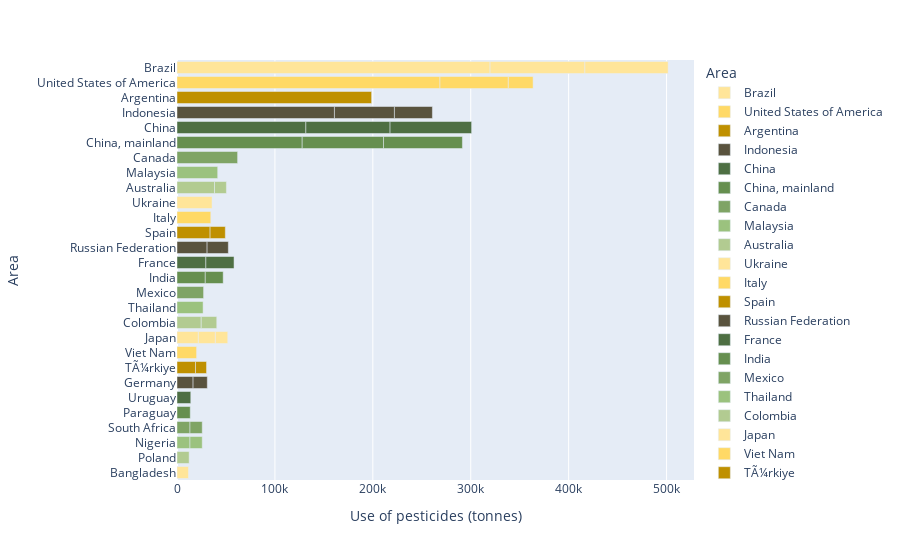

The notebook cell saved with this chart:
### Code cell
fig = px.bar(
    top50,
    y='Area',
    x='agricultural_use_tonnes',
    color='Area',  
    color_discrete_sequence=agro_r, 
    labels={'agricultural_use_tonnes': 'Use of pesticides (tonnes)', 'pesticides_type': 'Pesticide type'}
)

fig.show()

### Figure 1 — Plotly figure (JSON) as saved in the notebook; plotly's stock layout.template omitted (floating-point values rounded to 4 significant figures)
{"data": [{"alignmentgroup": "True", "hovertemplate": "Area=%{y}<br>Use of pesticides (tonnes)=%{x}<extra></extra>", "legendgroup": "Brazil", "marker": {"color": "#ffe599", "pattern": {"shape": ""}}, "name": "Brazil", "offsetgroup": "Brazil", "orientation": "h", "showlegend": true, "textposition": "auto", "type": "bar", "x": [319700.0, 96840.0, 85050.0], "xaxis": "x", "y": ["Brazil", "Brazil", "Brazil"], "yaxis": "y"}, {"alignmentgroup": "True", "hovertemplate": "Area=%{y}<br>Use of pesticides (tonnes)=%{x}<extra></extra>", "legendgroup": "United States of America", "marker": {"color": "#ffd966", "pattern": {"shape": ""}}, "name": "United States of America", "offsetgroup": "United States of America", "orientation": "h", "showlegend": true, "textposition": "auto", "type": "bar", "x": [268600.0, 69790.0, 25330.0], "xaxis": "x", "y": ["United States of America", "United States of America", "United States of America"], "yaxis": "y"}, {"alignmentgroup": "True", "hovertemplate": "Area=%{y}<br>Use of pesticides (tonnes)=%{x}<extra></extra>", "legendgroup": "Argentina", "marker": {"color": "#bf9000", "pattern": {"shape": ""}}, "name": "Argentina", "offsetgroup": "Argentina", "orientation": "h", "showlegend": true, "textposition": "auto", "type": "bar", "x": [198800.0], "xaxis": "x", "y": ["Argentina"], "yaxis": "y"}, {"alignmentgroup": "True", "hovertemplate": "Area=%{y}<br>Use of pesticides (tonnes)=%{x}<extra></extra>", "legendgroup": "Indonesia", "marker": {"color": "#59533e", "pattern": {"shape": ""}}, "name": "Indonesia", "offsetgroup": "Indonesia", "orientation": "h", "showlegend": true, "textposition": "auto", "type": "bar", "x": [160800.0, 61270.0, 38770.0], "xaxis": "x", "y": ["Indonesia", "Indonesia", "Indonesia"], "yaxis": "y"}, {"alignmentgroup": "True", "hovertemplate": "Area=%{y}<br>Use of pesticides (tonnes)=%{x}<extra></extra>", "legendgroup": "China", "marker": {"color": "#4e6f43", "pattern": {"shape": ""}}, "name": "China", "offsetgroup": "China", "orientation": "h", "showlegend": true, "textposition": "auto", "type": "bar", "x": [131600.0, 86000.0, 83300.0], "xaxis": "x", "y": ["China", "China", "China"], "yaxis": "y"}, {"alignmentgroup": "True", "hovertemplate": "Area=%{y}<br>Use of pesticides (tonnes)=%{x}<extra></extra>", "legendgroup": "China, mainland", "marker": {"color": "#668f4f", "pattern": {"shape": ""}}, "name": "China, mainland", "offsetgroup": "China, mainland", "orientation": "h", "showlegend": true, "textposition": "auto", "type": "bar", "x": [127900.0, 83050.0, 80580.0], "xaxis": "x", "y": ["China, mainland", "China, mainland", "China, mainland"], "yaxis": "y"}, {"alignmentgroup": "True", "hovertemplate": "Area=%{y}<br>Use of pesticides (tonnes)=%{x}<extra></extra>", "legendgroup": "Canada", "marker": {"color": "#7fa465", "pattern": {"shape": ""}}, "name": "Canada", "offsetgroup": "Canada", "orientation": "h", "showlegend": true, "textposition": "auto", "type": "bar", "x": [61910.0], "xaxis": "x", "y": ["Canada"], "yaxis": "y"}, {"alignmentgroup": "True", "hovertemplate": "Area=%{y}<br>Use of pesticides (tonnes)=%{x}<extra></extra>", "legendgroup": "Malaysia", "marker": {"color": "#9bc27e", "pattern": {"shape": ""}}, "name": "Malaysia", "offsetgroup": "Malaysia", "orientation": "h", "showlegend": true, "textposition": "auto", "type": "bar", "x": [41550.0], "xaxis": "x", "y": ["Malaysia"], "yaxis": "y"}, {"alignmentgroup": "True", "hovertemplate": "Area=%{y}<br>Use of pesticides (tonnes)=%{x}<extra></extra>", "legendgroup": "Australia", "marker": {"color": "#b2cb91", "pattern": {"shape": ""}}, "name": "Australia", "offsetgroup": "Australia", "orientation": "h", "showlegend": true, "textposition": "auto", "type": "bar", "x": [38330.0, 12140.0], "xaxis": "x", "y": ["Australia", "Australia"], "yaxis": "y"}, {"alignmentgroup": "True", "hovertemplate": "Area=%{y}<br>Use of pesticides (tonnes)=%{x}<extra></extra>", "legendgroup": "Ukraine", "marker": {"color": "#ffe599", "pattern": {"shape": ""}}, "name": "Ukraine", "offsetgroup": "Ukraine", "orientation": "h", "showlegend": true, "textposition": "auto", "type": "bar", "x": [35800.0], "xaxis": "x", "y": ["Ukraine"], "yaxis": "y"}, {"alignmentgroup": "True", "hovertemplate": "Area=%{y}<br>Use of pesticides (tonnes)=%{x}<extra></extra>", "legendgroup": "Italy", "marker": {"color": "#ffd966", "pattern": {"shape": ""}}, "name": "Italy", "offsetgroup": "Italy", "orientation": "h", "showlegend": true, "textposition": "auto", "type": "bar", "x": [34530.0], "xaxis": "x", "y": ["Italy"], "yaxis": "y"}, {"alignmentgroup": "True", "hovertemplate": "Area=%{y}<br>Use of pesticides (tonnes)=%{x}<extra></extra>", "legendgroup": "Spain", "marker": {"color": "#bf9000", "pattern": {"shape": ""}}, "name": "Spain", "offsetgroup": "Spain", "orientation": "h", "showlegend": true, "textposition": "auto", "type": "bar", "x": [33810.0, 15550.0], "xaxis": "x", "y": ["Spain", "Spain"], "yaxis": "y"}, {"alignmentgroup": "True", "hovertemplate": "Area=%{y}<br>Use of pesticides (tonnes)=%{x}<extra></extra>", "legendgroup": "Russian Federation", "marker": {"color": "#59533e", "pattern": {"shape": ""}}, "name": "Russian Federation", "offsetgroup": "Russian Federation", "orientation": "h", "showlegend": true, "textposition": "auto", "type": "bar", "x": [30740.0, 21690.0], "xaxis": "x", "y": ["Russian Federation", "Russian Federation"], "yaxis": "y"}, {"alignmentgroup": "True", "hovertemplate": "Area=%{y}<br>Use of pesticides (tonnes)=%{x}<extra></extra>", "legendgroup": "France", "marker": {"color": "#4e6f43", "pattern": {"shape": ""}}, "name": "France", "offsetgroup": "France", "orientation": "h", "showlegend": true, "textposition": "auto", "type": "bar", "x": [29470.0, 28790.0], "xaxis": "x", "y": ["France", "France"], "yaxis": "y"}, {"alignmentgroup": "True", "hovertemplate": "Area=%{y}<br>Use of pesticides (tonnes)=%{x}<extra></extra>", "legendgroup": "India", "marker": {"color": "#668f4f", "pattern": {"shape": ""}}, "name": "India", "offsetgroup": "India", "orientation": "h", "showlegend": true, "textposition": "auto", "type": "bar", "x": [28890.0, 18290.0], "xaxis": "x", "y": ["India", "India"], "yaxis": "y"}, {"alignmentgroup": "True", "hovertemplate": "Area=%{y}<br>Use of pesticides (tonnes)=%{x}<extra></extra>", "legendgroup": "Mexico", "marker": {"color": "#7fa465", "pattern": {"shape": ""}}, "name": "Mexico", "offsetgroup": "Mexico", "orientation": "h", "showlegend": true, "textposition": "auto", "type": "bar", "x": [27140.0], "xaxis": "x", "y": ["Mexico"], "yaxis": "y"}, {"alignmentgroup": "True", "hovertemplate": "Area=%{y}<br>Use of pesticides (tonnes)=%{x}<extra></extra>", "legendgroup": "Thailand", "marker": {"color": "#9bc27e", "pattern": {"shape": ""}}, "name": "Thailand", "offsetgroup": "Thailand", "orientation": "h", "showlegend": true, "textposition": "auto", "type": "bar", "x": [26650.0], "xaxis": "x", "y": ["Thailand"], "yaxis": "y"}, {"alignmentgroup": "True", "hovertemplate": "Area=%{y}<br>Use of pesticides (tonnes)=%{x}<extra></extra>", "legendgroup": "Colombia", "marker": {"color": "#b2cb91", "pattern": {"shape": ""}}, "name": "Colombia", "offsetgroup": "Colombia", "orientation": "h", "showlegend": true, "textposition": "auto", "type": "bar", "x": [24750.0, 15850.0], "xaxis": "x", "y": ["Colombia", "Colombia"], "yaxis": "y"}, {"alignmentgroup": "True", "hovertemplate": "Area=%{y}<br>Use of pesticides (tonnes)=%{x}<extra></extra>", "legendgroup": "Japan", "marker": {"color": "#ffe599", "pattern": {"shape": ""}}, "name": "Japan", "offsetgroup": "Japan", "orientation": "h", "showlegend": true, "textposition": "auto", "type": "bar", "x": [21800.0, 17380.0, 12660.0], "xaxis": "x", "y": ["Japan", "Japan", "Japan"], "yaxis": "y"}, {"alignmentgroup": "True", "hovertemplate": "Area=%{y}<br>Use of pesticides (tonnes)=%{x}<extra></extra>", "legendgroup": "Viet Nam", "marker": {"color": "#ffd966", "pattern": {"shape": ""}}, "name": "Viet Nam", "offsetgroup": "Viet Nam", "orientation": "h", "showlegend": true, "textposition": "auto", "type": "bar", "x": [20010.0], "xaxis": "x", "y": ["Viet Nam"], "yaxis": "y"}, {"alignmentgroup": "True", "hovertemplate": "Area=%{y}<br>Use of pesticides (tonnes)=%{x}<extra></extra>", "legendgroup": "TÃ¼rkiye", "marker": {"color": "#bf9000", "pattern": {"shape": ""}}, "name": "TÃ¼rkiye", "offsetgroup": "TÃ¼rkiye", "orientation": "h", "showlegend": true, "textposition": "auto", "type": "bar", "x": [18910.0, 11251], "xaxis": "x", "y": ["TÃ¼rkiye", "TÃ¼rkiye"], "yaxis": "y"}, {"alignmentgroup": "True", "hovertemplate": "Area=%{y}<br>Use of pesticides (tonnes)=%{x}<extra></extra>", "legendgroup": "Germany", "marker": {"color": "#59533e", "pattern": {"shape": ""}}, "name": "Germany", "offsetgroup": "Germany", "orientation": "h", "showlegend": true, "textposition": "auto", "type": "bar", "x": [16430.0, 14530.0], "xaxis": "x", "y": ["Germany", "Germany"], "yaxis": "y"}, {"alignmentgroup": "True", "hovertemplate": "Area=%{y}<br>Use of pesticides (tonnes)=%{x}<extra></extra>", "legendgroup": "Uruguay", "marker": {"color": "#4e6f43", "pattern": {"shape": ""}}, "name": "Uruguay", "offsetgroup": "Uruguay", "orientation": "h", "showlegend": true, "textposition": "auto", "type": "bar", "x": [14060.0], "xaxis": "x", "y": ["Uruguay"], "yaxis": "y"}, {"alignmentgroup": "True", "hovertemplate": "Area=%{y}<br>Use of pesticides (tonnes)=%{x}<extra></extra>", "legendgroup": "Paraguay", "marker": {"color": "#668f4f", "pattern": {"shape": ""}}, "name": "Paraguay", "offsetgroup": "Paraguay", "orientation": "h", "showlegend": true, "textposition": "auto", "type": "bar", "x": [13540.0], "xaxis": "x", "y": ["Paraguay"], "yaxis": "y"}, {"alignmentgroup": "True", "hovertemplate": "Area=%{y}<br>Use of pesticides (tonnes)=%{x}<extra></extra>", "legendgroup": "South Africa", "marker": {"color": "#7fa465", "pattern": {"shape": ""}}, "name": "South Africa", "offsetgroup": "South Africa", "orientation": "h", "showlegend": true, "textposition": "auto", "type": "bar", "x": [13270.0, 12510.0], "xaxis": "x", "y": ["South Africa", "South Africa"], "yaxis": "y"}, {"alignmentgroup": "True", "hovertemplate": "Area=%{y}<br>Use of pesticides (tonnes)=%{x}<extra></extra>", "legendgroup": "Nigeria", "marker": {"color": "#9bc27e", "pattern": {"shape": ""}}, "name": "Nigeria", "offsetgroup": "Nigeria", "orientation": "h", "showlegend": true, "textposition": "auto", "type": "bar", "x": [13260.0, 12520.0], "xaxis": "x", "y": ["Nigeria", "Nigeria"], "yaxis": "y"}, {"alignmentgroup": "True", "hovertemplate": "Area=%{y}<br>Use of pesticides (tonnes)=%{x}<extra></extra>", "legendgroup": "Poland", "marker": {"color": "#b2cb91", "pattern": {"shape": ""}}, "name": "Poland", "offsetgroup": "Poland", "orientation": "h", "showlegend": true, "textposition": "auto", "type": "bar", "x": [12410.0], "xaxis": "x", "y": ["Poland"], "yaxis": "y"}, {"alignmentgroup": "True", "hovertemplate": "Area=%{y}<br>Use of pesticides (tonnes)=%{x}<extra></extra>", "legendgroup": "Bangladesh", "marker": {"color": "#ffe599", "pattern": {"shape": ""}}, "name": "Bangladesh", "offsetgroup": "Bangladesh", "orientation": "h", "showlegend": true, "textposition": "auto", "type": "bar", "x": [11700.0], "xaxis": "x", "y": ["Bangladesh"], "yaxis": "y"}], "layout": {"barmode": "relative", "legend": {"title": {"text": "Area"}, "tracegroupgap": 0}, "margin": {"t": 60}, "xaxis": {"anchor": "y", "domain": [0, 1], "title": {"text": "Use of pesticides (tonnes)"}}, "yaxis": {"anchor": "x", "categoryarray": ["Bangladesh", "Poland", "Nigeria", "South Africa", "Paraguay", "Uruguay", "Germany", "TÃ¼rkiye", "Viet Nam", "Japan", "Colombia", "Thailand", "Mexico", "India", "France", "Russian Federation", "Spain", "Italy", "Ukraine", "Australia", "Malaysia", "Canada", "China, mainland", "China", "Indonesia", "Argentina", "United States of America", "Brazil"], "categoryorder": "array", "domain": [0, 1], "title": {"text": "Area"}}}}
